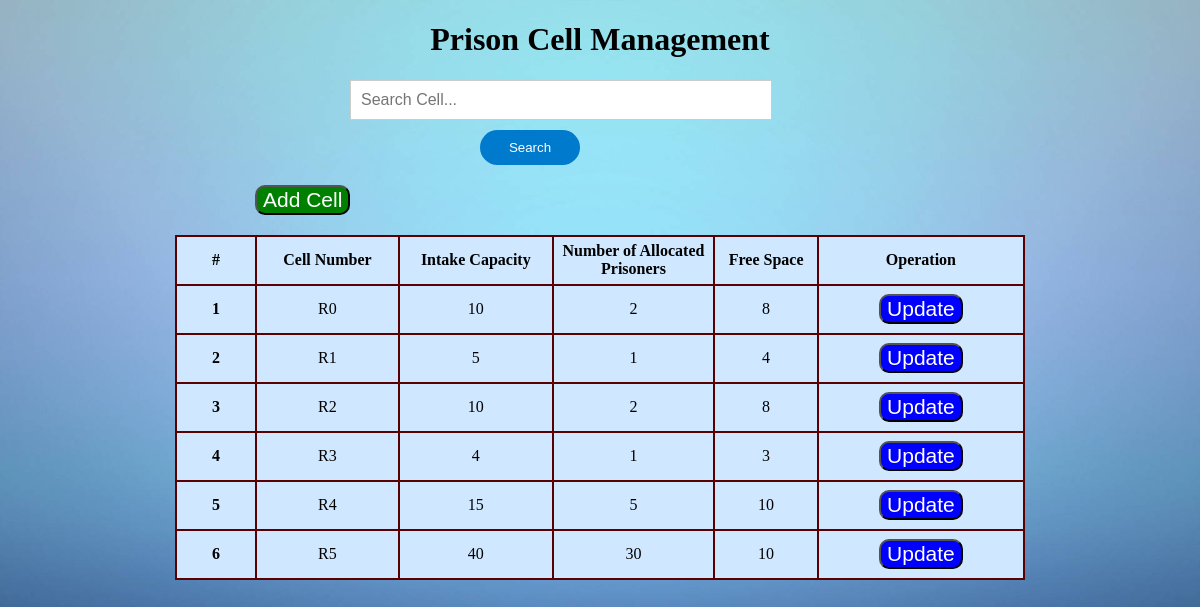
The app's page /backend/cellmanagement.php with its own data.
### tables this page shows
CREATE TABLE `cell_management` (
  `#` int(255) NOT NULL,
  `cell_number` varchar(255) NOT NULL,
  `intake_capacity` int(255) NOT NULL,
  `allocated_prisoners` int(255) NOT NULL,
  `free_space` int(255) NOT NULL
);

### backend/cellmanagement.php (the view, shortened to what this page needs)
<!DOCTYPE html>
<html lang="en">
<head>
    <link rel="stylesheet" href="css/cellmanagement.css">
</head>
<body>
    <h1 style="text-align:center;">Prison Cell Management</h1>
    <div class="search-container">
        <input type="text" id="searchInput" placeholder="Search Cell..." onkeyup="searchFunction()">
        <button id="searchButton" style="margin: 10px 0 0 130px; border-radius: 20px;">Search</button>
    </div>
    <div class="addbtn">
    <button id="addcell">Add Cell</button>
    </div>
    <table id="cellTable">
        <tr>
    <th>#</th>
    <th>Cell Number</th>
    <th>Intake Capacity</th>
    <th>Number of Allocated Prisoners</th>
    <th>Free Space</th>
    <th>Operation</th>
    </tr>
<?php
include'connection.php';
$high = "SELECT * from cell_management";
$storing = mysqli_query($con, $high);
if($storing){
    while($contain = mysqli_fetch_assoc($storing)){
        $no = $contain['#'];
        $cellnumber = $contain['cell_number'];
        $intake = $contain['intake_capacity'];
        $number = $contain['allocated_prisoners'];
        $free = $contain['free_space'];
        echo'
<tr>
<th>'.$no.'</th>
<td>'.$cellnumber.'</td>
<td>'.$intake.'</td>
<td>'.$number.'</td>
<td>'.$free.'</td>
<td><button type="submit" name="update" id="upup"><a href="updatecell.php? updateno='.$cellnumber.'" class="up">Update</a></button></td>
</tr>
';
    }
}
?>
</table>
</body>
</html>

### backend/css/cellmanagement.css (style rules this page uses)
body { margin: 0; padding: 0; background-image: url('../Images/forcell.jpg'); background-size:cover; }
.search-container { position: relative; margin: 20px auto; width: 500px; }
#searchInput { width: calc(100% - 100px); padding: 10px; font-size: 16px; border: 1.5px solid #ccc; border-radius: 8px 0 0 8; }
#searchButton { width: 100px; padding: 10px; background-color: #007acc; color: #fff; border: none; border-radius: 0 5px 5px 0; cursor: pointer; }
.addbtn { margin-left: 255px; }
#addcell { font-size: 21px; background-color: green; border-radius: 10px; color: white; }
table { width: 850px; margin:20px auto 0 auto; text-align: center; background-color: rgb(207, 232, 255); height: 95%; }
table,th,td { border: 2px solid rgb(90, 0, 0); border-collapse: collapse; }
th,td { height: 45px; width: 30px; }
.up { text-decoration: none; color: white; }
#upup { background-color: blue; border-radius: 10px; font-size: 21px; }

### records on screen
cell_management: value "1", cell_number "R0", intake_capacity "10", allocated_prisoners "2", free_space "8"
cell_management: value "2", cell_number "R1", intake_capacity "5", allocated_prisoners "1", free_space "4"
cell_management: value "3", cell_number "R2", intake_capacity "10", allocated_prisoners "2", free_space "8"
cell_management: value "4", cell_number "R3", intake_capacity "4", allocated_prisoners "1", free_space "3"
cell_management: value "5", cell_number "R4", intake_capacity "15", allocated_prisoners "5", free_space "10"
cell_management: value "6", cell_number "R5", intake_capacity "40", allocated_prisoners "30", free_space "10"
